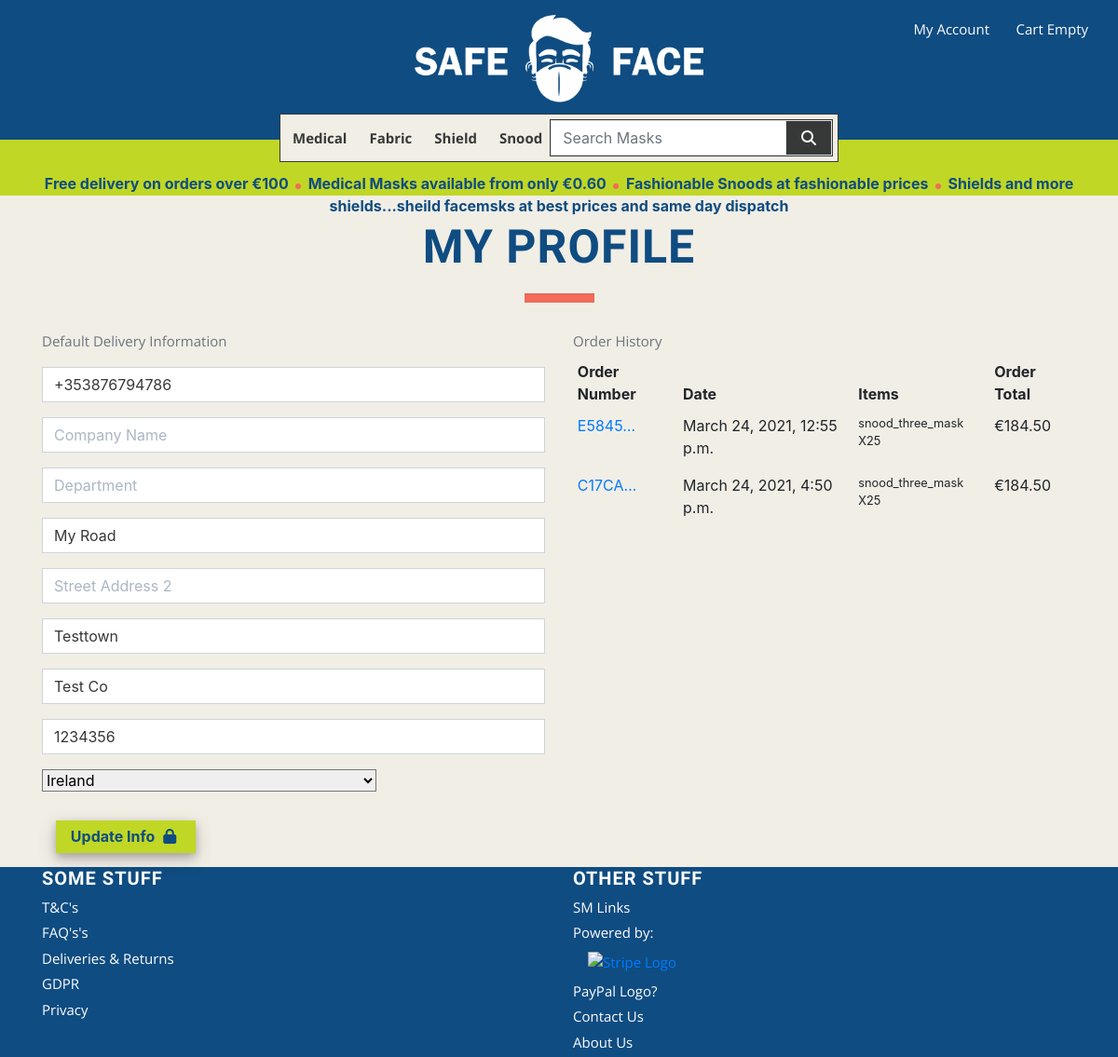
The app's page /profile/ (signed in), older data.
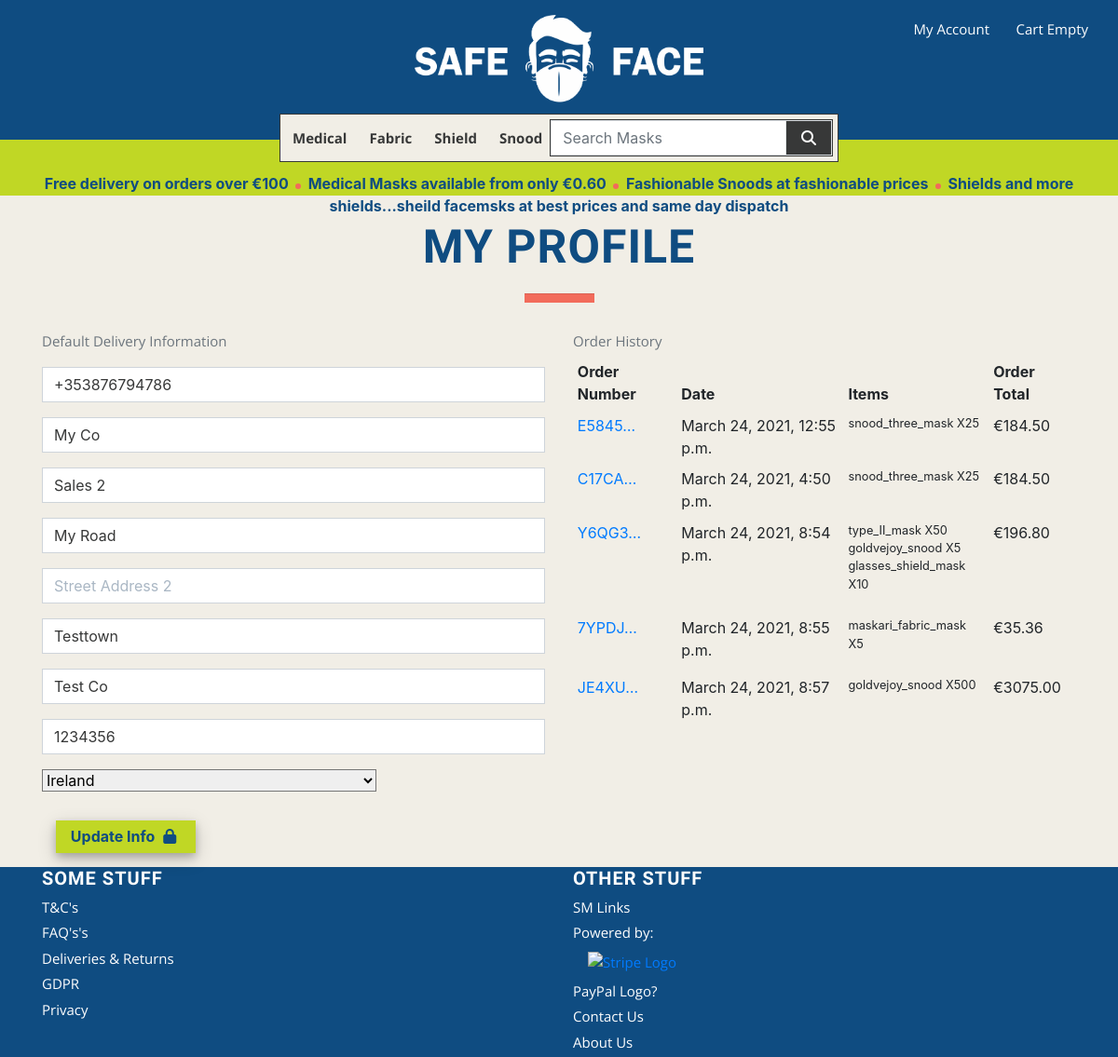
The same page, newer data.
### profiles/models.py (models this page shows, shortened)
class UserProfile(models.Model):
    user = models.OneToOneField(User, on_delete=models.CASCADE)
    default_phone_number = models.CharField(max_length=20,
                                            null=True, blank=True)
    default_company_name = models.CharField(max_length=254,
                                            null=True, blank=True)
    default_department = models.CharField(max_length=254,
                                          null=True, blank=True)
    default_street_address1 = models.CharField(max_length=80,
                                               null=True, blank=True)
    default_street_address2 = models.CharField(max_length=80,
                                               null=True, blank=True)
    default_town_or_city = models.CharField(max_length=40,
                                            null=True, blank=True)
    default_county = models.CharField(max_length=80,
                                      null=True, blank=True)
    default_postcode = models.CharField(max_length=20,
                                        null=True, blank=True)
    default_country = CountryField(blank_label='Country',
                                   null=True, blank=True)

### checkout/models.py (models this page shows, shortened)
class Order(models.Model):
    order_number = models.CharField(max_length=32, null=False, editable=False)
    user_profile = models.ForeignKey(UserProfile, on_delete=models.SET_NULL,
                                     null=True, blank=True, related_name='orders')
    date = models.DateTimeField(auto_now_add=True)
    full_name = models.CharField(max_length=50, null=False, blank=False)
    email = models.EmailField(max_length=254, null=False, blank=False)
    phone_number = models.CharField(max_length=20, null=False, blank=False)
    company_name = models.CharField(max_length=254, null=False, blank=False)
    department = models.CharField(max_length=254, null=True, blank=True)
    street_address1 = models.CharField(max_length=80, null=False, blank=False)
    street_address2 = models.CharField(max_length=80, null=True, blank=True)
    town_or_city = models.CharField(max_length=40, null=False, blank=False)
    county = models.CharField(max_length=80, null=True, blank=True)
    postcode = models.CharField(max_length=20, null=True, blank=True)
    country = CountryField(blank_label='Country *', null=False, blank=False)
    products_total = models.DecimalField(max_digits=6, decimal_places=2, null=False, default=0)
    delivery_cost = models.DecimalField(max_digits=6, decimal_places=2, null=False, default=0)
    sub_total = models.DecimalField(max_digits=6, decimal_places=2, null=False, default=0)
    net_total = models.DecimalField(max_digits=10, decimal_places=2, null=False, default=0)
    vat = models.DecimalField(max_digits=10, decimal_places=2, null=False, default=0)
    gross_total = models.DecimalField(max_digits=10, decimal_places=2, null=False, default=0)
    original_cart = models.TextField(null=False, blank=False, default='')
    stripe_pid = models.CharField(max_length=254, null=False, blank=False, default='')

class OrderLineItem(models.Model):
    order = models.ForeignKey(Order, null=False, blank=False, on_delete=models.CASCADE, related_name='lineitems')
    product = models.ForeignKey(Product, null=False, blank=False, on_delete=models.CASCADE)
    product_colour = models.CharField(max_length=50, null=True, blank=True)
    quantity = models.IntegerField(null=False, blank=False, default=0)
    lineitem_total = models.DecimalField(max_digits=6, decimal_places=2, null=False, blank=False, editable=False)

### products/models.py (models this page shows, shortened)
class Product(models.Model):
    category = models.ForeignKey('Category', null=True, blank=True, on_delete=models.SET_NULL)
    sku = models.CharField(max_length=254, null=True, blank=True)
    name = models.CharField(max_length=254)
    friendly_name = models.CharField(max_length=254, default=1)
    description = models.TextField()
    colours = models.BooleanField(default=False, null=True, blank=True)
    image1_url = models.URLField(max_length=1024, null=True, blank=True)
    image1 = models.ImageField(null=True, blank=True)
    image2_url = models.URLField(max_length=1024, null=True, blank=True)
    image2 = models.ImageField(null=True, blank=True)
    image3_url = models.URLField(max_length=1024, null=True, blank=True)
    image3 = models.ImageField(null=True, blank=True)
    certification = models.CharField(max_length=254, null=True, blank=True)
    standard = models.CharField(max_length=254, null=True, blank=True)
    dimensions = models.CharField(max_length=254, null=True, blank=True)
    material = models.CharField(max_length=254, null=True, blank=True)
    qty_1 = models.IntegerField(default=50)
    price_1 = models.DecimalField(max_digits=6, decimal_places=2, default=1)
    qty_2 = models.IntegerField(default=100)
    price_2 = models.DecimalField(max_digits=6, decimal_places=2, default=0.9)
    qty_3 = models.IntegerField(default=250)
    price_3 = models.DecimalField(max_digits=6, decimal_places=2, default=0.8)
    qty_4 = models.IntegerField(default=500)
    price_4 = models.DecimalField(max_digits=6, decimal_places=2, default=0.7)
    qty_5 = models.IntegerField(default=1000)
    price_5 = models.DecimalField(max_digits=6, decimal_places=2, default=0.6)
    price = models.DecimalField(max_digits=6, decimal_places=2, default=0)

### profiles/views.py (the view)
# urls.py: path('', views.profile, name='profile'),
def profile(request):
    profile = get_object_or_404(UserProfile, user=request.user)
    if request.method == 'POST':
        form = UserProfileForm(request.POST, instance=profile)
        if form.is_valid():
            form.save()
            messages.success(request, 'Profile updated successfuly')
    form = UserProfileForm(instance=profile)
    orders = profile.orders.all()
    template = 'profiles/profile.html'
    context = {
        'form': form,
        'orders': orders,
        'on_profile_page': True
    }
    return render(request, template, context)

### profiles/templates/profiles/profile.html (shortened to what this page needs)
{% extends "base.html" %}
{% load static %}
{% block extra_css %}
    <link rel="stylesheet" href="{% static 'profiles/css/profile.css' %}">
{% endblock %}
{% block content %}
    <div id="body-content-container" class="container">
        <h1>My Profile</h1>
        <hr class="h1-hr">
        <div class="row">
            <div class="col-12 col-lg-6">
                <p class="text-muted">Default Delivery Information</p>
                <form class="mt-3" action="{% url 'profile' %}" methods="POST" id="profile-update-form">
                    {{ form|crispy }}
                    <div class="col-sm-12 col-lg-6 justify-content-center">
                        <button id="submit-button" class="btn-std btn rounded-0 mx-auto">
                            Update Info
                            <span class="icon">
                                <i class="fas fa-lock"></i>
                            </span>
                        </button>
                    </div>
                </form>
            </div>
            <div class="col-12 col-lg-6">
                <p class="text-muted">Order History</p>
                <div class="order-history table-responsive">
                    <table class="table table-sm table-borderless">
                        <thead>
                            <tr>
                                <th>Order Number</th>
                                <th>Date</th>
                                <th>Items</th>
                                <th>Order Total</th>
                            </tr>
                        </thead>
                        <tbody>
                            {% for order in orders %}
                                <tr>
                                    <td>
                                        <a href="{% url 'order_history' order.order_number %}"
                                        title="{{ order.order_number }}">
                                            {{ order.order_number|truncatechars:6 }}
                                        </a>
                                    </td>
                                    <td>{{ order.date }}</td>
                                    <td>
                                        <ul class="list-unstyled">
                                            {% for item in order.lineitems.all %}
                                                <li class="small">
                                                    {{ item.product.name }} X{{ item.quantity }}
                                                </li>
                                            {% endfor %}
                                        </ul>
                                    </td>
                                    <td>€{{ order.gross_total }}</td>
                                </tr>
                            {% endfor %}
                        </tbody>
                    </table>
                </div>
            </div>
        </div>
    </div>
{% endblock %}

### templates/base.html (shortened to what this page needs)
{% load static %}
<!doctype html>
<html lang="en">
    <head>
        {% block core_css %}
            <link rel="stylesheet" href="https://cdn.jsdelivr.net/npm/bootstrap@4.6.0/dist/css/bootstrap.min.css">
            <link rel="stylesheet" href="{% static 'css/base.css' %}">
        {% endblock %}
        {% block extra_css %}
        {% endblock %}
    </head>
    <body>
        <header id="header" class="container-fluid sticky-top p-0">
            <div id="head-top" class="row navy-bg">
                <div id="head-login-cart" class="text-right mr-3">
                    <ul class="list-inline list-unstyled text-center text-lg-right my-1">
                        <li id="my-ac-btn" class="list-inline-item dropdown">
                            <a class="white nav-link p-0" href="#" id="user-options" data-toggle="dropdown" aria-haspopup="true" aria-expanded="false">
                                {% if request.user.is_authenticated %}
                                    <div class="text-center">
                                        <p class="my-0 white">My Account</p>
                                    </div>
                                {% else %}
                                    <div class="text-center">
                                        <p class="my-0 white">Register/Login</p>
                                    </div>
                                {% endif %}
                            </a>
                        </li>
                        <li class="list-inline-item">
                            <a class="{% if grand_total %}text-info font-weight-bold{% else %}white{% endif %} nav-link p-0 p-md-3" href="{% url 'view_cart' %}">
                                <div class="text-center">
                                    <p class="my-0 white">
                                        {% if net_total %}
                                            €{{ net_total|floatformat:2 }}
                                        {% else %}
                                            Cart Empty
                                        {% endif %}
                                    </p>
                                </div>
                            </a>
                        </li>
                    </ul>
                </div>
                <div id="head-log-div" class="col vertical-center text-center">
                    <a href="{% url 'home' %}" class="nav-link">
                        <img src="{{ MEDIA_URL }}core_media/safe_face_logo.png" id="head-logo" alt="Safe Face Logo"/>
                    </a>
                </div>
            </div>
            <div id="navbar" class="mx-auto p-0">
                <nav class="navbar navbar-expand-sm navbar-light justify-content-between">
                    <div class="collapse navbar-collapse" id="navbarSupportedContent">
                        <ul class="navbar-nav mx-auto">
                            <li class="cat list-inline-item">
                                <a class="nav-link" href="{% url 'products' %}?category=medical_masks" id="">
                                    <p class="my-0">Medical</p>
                                </a>
                            </li>
                            <li class="cat list-inline-item">
                                <a class="nav-link" href="{% url 'products' %}?category=fabric_masks" id="">
                                    <p class="my-0">Fabric</p>
                                </a>
                            </li>
                            <li class="cat list-inline-item">
                                <a class="nav-link" href="{% url 'products' %}?category=shield_masks" id="">
                                    <p class="my-0">Shield</p>
                                </a>
                            </li>
                            <li class="cat list-inline-item">
                                <a class="nav-link" href="{% url 'products' %}?category=snood_masks" id="">
                                    <p class="my-0">Snood</p>
                                </a>
                            </li>
                        </ul>
                    </div>
                    <div id="search_widget" class="">
                        <form method="GET" action="{% url 'products' %}" class="mx-auto">
                            <div id="search-input" class="input-group">
                                <input class="form-control border border-black rounded-0" type="text" name="q" placeholder="Search Masks">
                                <div class="input-group-append">
                                    <button class="form-control btn border border-black rounded-0" type="submit">
                                        <span class="icon">
                                            <i class="fas fa-search white"></i>
                                        </span>
                                    </button>
                                </div>
                            </div>
                        </form>
                    </div>
                </nav>
            </div>
            <div id="marketing_bar" class="text-center">
                <p><marquee class="news-scroll navy" behavior="scroll" direction="left" onmouseover="this.stop();" onmouseout="this.start();">
                    <a href="#"><strong>Free delivery on orders over €{{ free_delivery_threshold }}</strong></a> <span class="dot"></span>
                    <a href="{% url 'products' %}?category=medical_masks"><strong>Medical Masks available from only €0.60</strong></a> <span class="dot"></span>
                    <a href="{% url 'products' %}?category=snood_masks"><strong>Fashionable Snoods at fashionable prices</strong></a> <span class="dot"></span>
                    <a href="{% url 'products' %}?category=shield_masks"><strong>Shields and more shields...sheild facemsks at best prices and same day dispatch</strong></a>
                </marquee></p>
            </div>
        </header>
        <main>
            {% block content %}
            {% endblock %}
        </main>
        <footer>
            <div class="container">
                <div id="footer-div" class="row">
                    <div class="col-md-6 col-sm-12">
                        <h5 class="white">Some Stuff</h5>
                        <p class="white">T&C's</p>
                        <p class="white">FAQ's's</p>
                        <p class="white">Deliveries & Returns</p>
                        <p class="white">GDPR</p>
                        <p class="white">Privacy</p>
                    </div>
                    <div class="col-md-6 col-sm-12">
                        <h5 class="white">Other Stuff</h5>
                        <p class="white">SM Links</p>
                        <p class="white">Powered by:
                            <a href="www.stripe.com" class="nav-link float-right">
                                <img src="{{ MEDIA_URL }}core_media/stripe.png" style="width:50px;" alt="Stripe Logo"/>
                            </a>
                        </p>
                        <p class="white">PayPal Logo?</p>
                        <p class="white">Contact Us</p>
                        <p class="white">About Us</p>
                    </div>
                </div>
            </div>
        </footer>
    </body>
</html>

Row changes from the older to the newer data that the page shows:
changed UserProfile "My Road": default_company_name (not shown) → "My Co"; default_department (not shown) → "Sales 2"
added Order: order_number "Y6QG3…", date "March 24, 2021, 8:54 p.m.", gross_total "196.80"
added OrderLineItem: product.name "type_II_mask", quantity "50", shown under "Y6QG3…"
added OrderLineItem: product.name "goldvejoy_snood", quantity "5", shown under "Y6QG3…"
added OrderLineItem: product.name "glasses_shield_mask", quantity "10", shown under "Y6QG3…"
added Order: order_number "7YPDJ…", date "March 24, 2021, 8:55 p.m.", gross_total "35.36"
added OrderLineItem: product.name "maskari_fabric_mask", quantity "5", shown under "7YPDJ…"
added Order: order_number "JE4XU…", date "March 24, 2021, 8:57 p.m.", gross_total "3075.00"
added OrderLineItem: product.name "goldvejoy_snood", quantity "500", shown under "JE4XU…"
